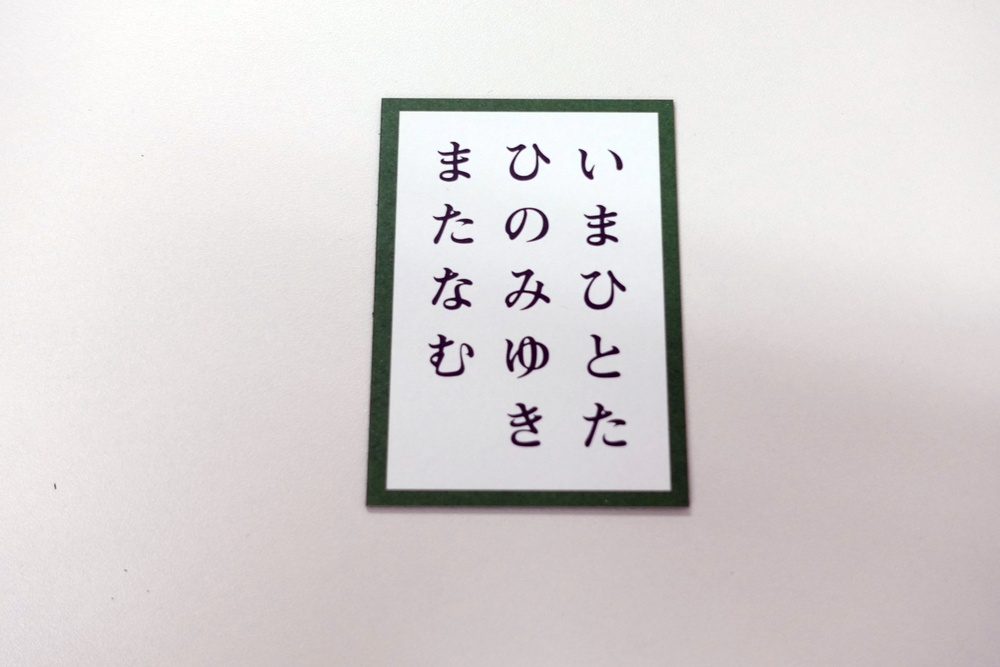
#> input picture data/level1/level1_1.jpg, 1000 x 667 px, shrunk from 1500 x 1000 before the run
$ python -i ogura.py   (imports and definitions only)
#> lines starting #> are read from the running program, lines starting #| are printed output that depends on the picture; after the words box and inside, x2 and y2 are one past the last pixel; in counts of white or black regions, pixels touching at a corner belong together
#> further down, picture is the input picture: shape (667, 1000, 3); mean B, G, R 213.2, 213.3, 217.7
import numpy as np
import cv2
from typing import List

# 画像からカードを検出する関数
def detect_card(image: np.ndarray) -> np.ndarray:
    # カードの輪郭を見つけるための処理
    # ここでは単純化のため、最大の輪郭をカードと仮定
    if len(image.shape) == 3:
        # image is a color image, convert it to grayscale
        gray = cv2.cvtColor(image, cv2.COLOR_BGR2GRAY)
    else:
        # image is already grayscale
        gray = image
    blurred = cv2.GaussianBlur(gray, (5, 5), 0)
    edged = cv2.Canny(blurred, 30, 150)
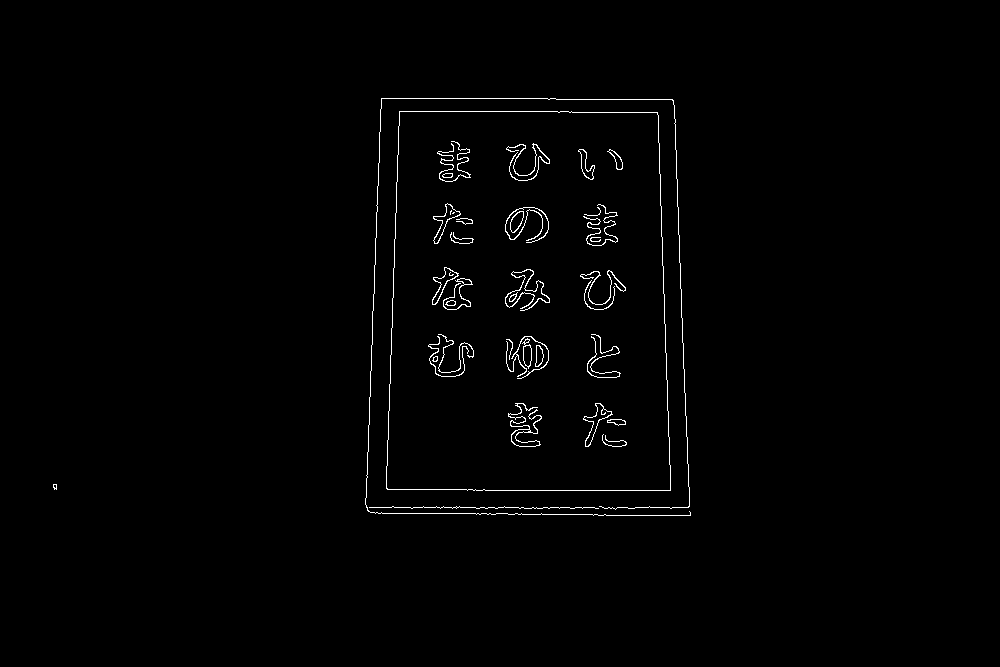
#> edged: shape (667, 1000); 1% white in thin lines or dots, all inside (x1, y1, x2, y2) = (53, 98, 691, 516)
    contours, _ = cv2.findContours(edged.copy(), cv2.RETR_EXTERNAL, cv2.CHAIN_APPROX_SIMPLE)
#> contours = 4 contours, 3 with area under 20; largest, box (x1, y1, x2, y2) and area: (386, 111, 671, 491) 102686
    if contours:
        largest_contour = max(contours, key=cv2.contourArea)
#> largest_contour = contour of 78 points, box (x1, y1, x2, y2) (386, 111, 671, 491), area 102686
        x, y, w, h = cv2.boundingRect(largest_contour)
#> x = 386; y = 111; w = 285; h = 380
        card_image = gray[y:y+h, x:x+w]
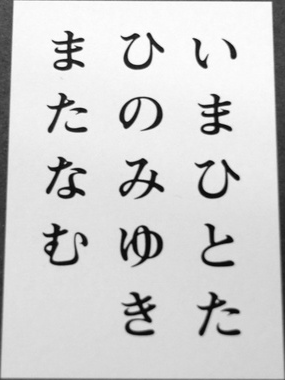
#> card_image: shape (380, 285); min 8, max 255, mean 207.8
        return card_image
    else:
        return None

# カード画像から特徴を抽出する関数
def extract_features_from_card(card_image: np.ndarray) -> List[float]:
    # 特徴として、画像のピクセル値の統計を使用
    if card_image is not None:
        features = [np.mean(card_image), np.std(card_image)]
    else:
        features = []
    return features

# 特徴と詩をマッチングする関数
def match_features_with_poem(features: List[float], poem: str, level: int) -> bool:
    # この例では、詩の長さと特徴の平均値を比較
    if features and len(poem) > 0:
        return abs(features[0] - len(poem)) < 5  # ダミーの閾値
    return False

# 照合結果に基づいて答えのレベルを決定する関数
def determine_match_level(features: List[float], poem: str, level: int) -> int:
    return 1 if match_features_with_poem(features, poem, level) else 0

# 画像から詩を識別するメインの関数
def solve(image: np.ndarray, poems: List[str], level: int) -> List[int]:
    card_image = detect_card(image)
    features = extract_features_from_card(card_image)
    answer = [0] * len(poems)
    for i, poem in enumerate(poems):
        if card_image is not None and match_features_with_poem(features, poem, level):
            answer[i] = determine_match_level(features, poem, level)
    return answer

>>> import cv2
>>> picture = cv2.imread('data/level1/level1_1.jpg')
>>> result = detect_card(picture)

$ run again, on data/level1/level1_2.jpg
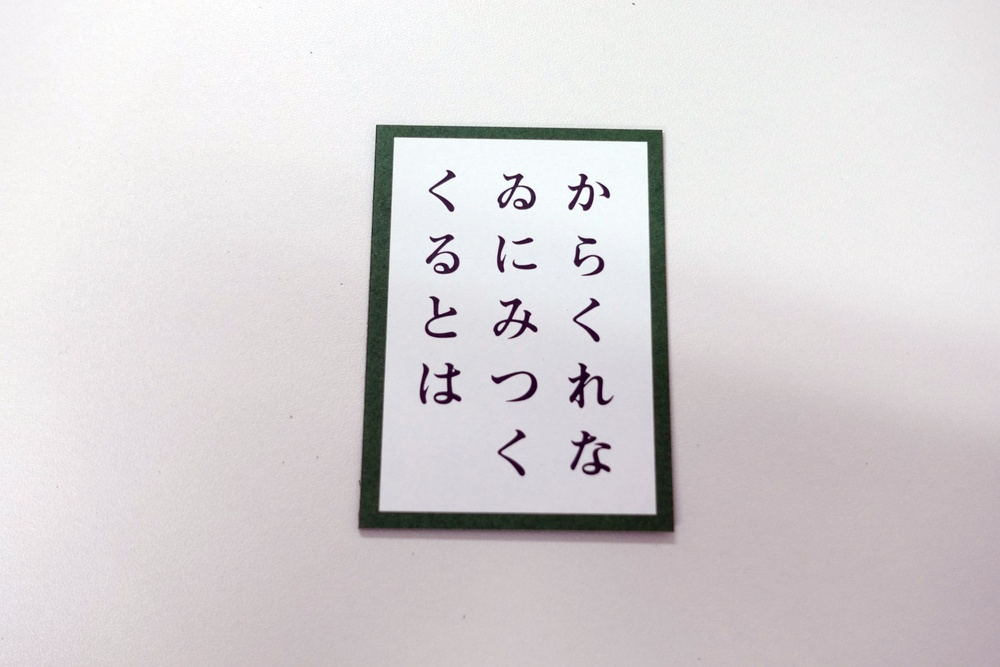
#> input picture data/level1/level1_2.jpg, 1000 x 667 px, shrunk from 1500 x 1000 before the run
#> picture is the input picture: shape (667, 1000, 3); mean B, G, R 214, 212.2, 216.2
#> in detect_card, `edged = cv2.Canny(blurred, 30, 150)`:
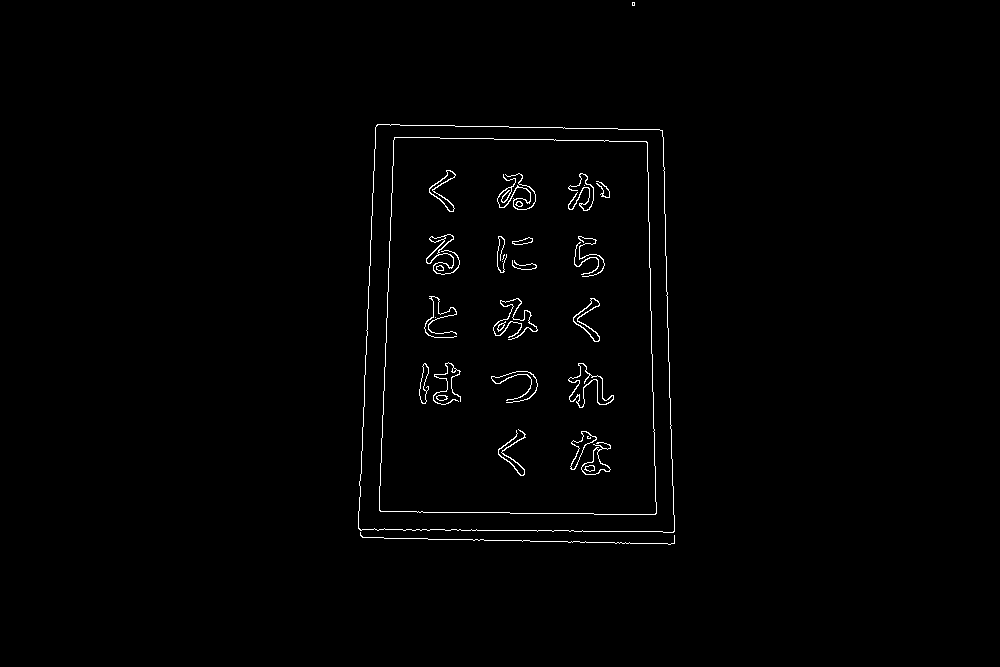
#> edged: shape (667, 1000); 0.98% white in thin lines or dots, all inside (x1, y1, x2, y2) = (358, 2, 675, 545)
#> contours = 3 contours, 2 with area under 20; largest, box (x1, y1, x2, y2) and area: (358, 124, 675, 533) 121465
#> largest_contour = contour of 162 points, box (x1, y1, x2, y2) (358, 124, 675, 533), area 121465
#> x = 358; y = 124; w = 317; h = 409
#> in detect_card, `card_image = gray[y:y+h, x:x+w]`:
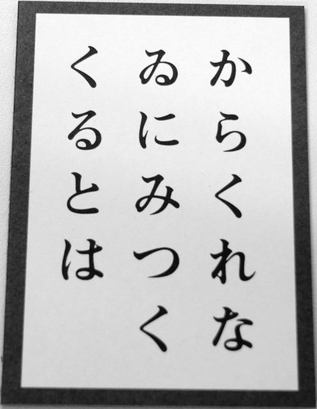
#> card_image: shape (409, 317); min 8, max 255, mean 185.8
